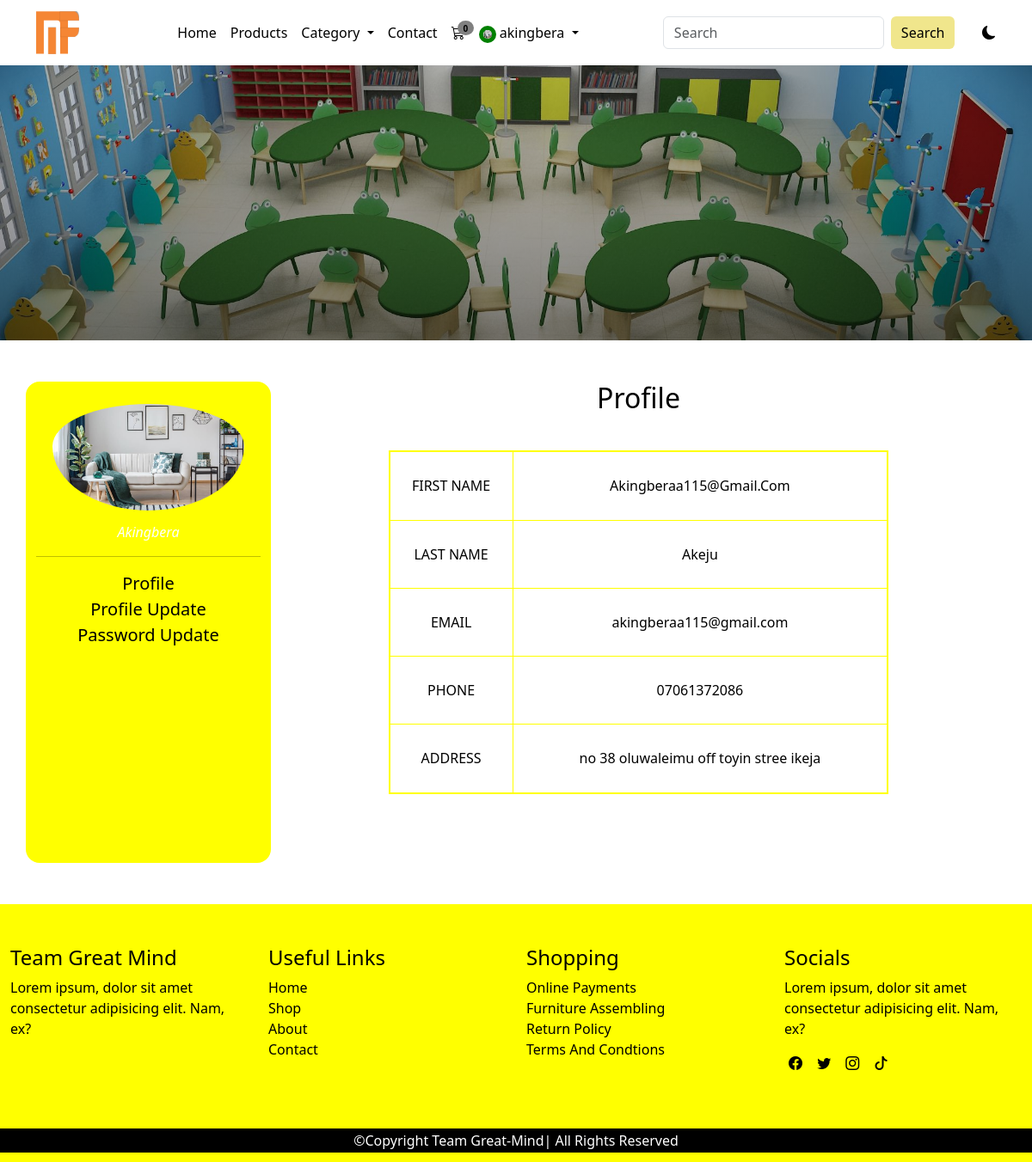
The app's page /profile (signed in) with its own data.
### main/models.py (models this page shows, shortened)
class AppInfo(models.Model):
    appname=models.CharField(max_length=50)
    logo=models.ImageField(upload_to='logo')
    carousel1 = models.ImageField(upload_to='carousel1')
    carousel2 = models.ImageField(upload_to='carousel2')
    carousel3 = models.ImageField(upload_to='carousel3')
    banner = models.ImageField(upload_to='banner')
    copyright = models.IntegerField()

class Customer(models.Model):
    user=models.OneToOneField(User, on_delete=models.CASCADE)
    first_name = models.CharField(max_length=50)
    last_name = models.CharField(max_length=50)
    phone = models.CharField(max_length=15)
    email = models.EmailField(max_length=100)
    address = models.CharField(max_length=150)
    pix = models.ImageField(upload_to='customer')
    joined = models.DateField(auto_now=True)
    class Meta:
        db_table='customer'
        managed=True
        verbose_name='Customer'
        verbose_name_plural='Customer'

### main/views.py (the view)
# urls.py: path('profile',views.profile, name='profile'),
@login_required(login_url="signin")
def profile(request):
    userprof=Customer.objects.get(user__username = request.user.username)
    context={
        'userprof':userprof
    }
    return render(request,'profile.html', context)

### main/context_processor.py (called while the page is built)
def dropdown(request):
    info = AppInfo.objects.get(pk=1)
    fdog = Category.objects.all()
    context={
        'info': info,
        'fdog': fdog,
    }
    return context

def cartcount(request):
    count=Cart.objects.filter(user__username = request.user.username, paid=False)
    itemcount=0
    for item in count:
        itemcount+=item.quantity
    context ={
        'itemcount': itemcount
    }
    return context

### main/templates/profile.html (shortened to what this page needs)
{% extends 'base.html' %}
{% block header %} {% include 'header.html' %} {% endblock header%}
{% block banner %} {% include 'banner.html' %} {% endblock banner%}
{% block content %}
 <div class="container">
            <div class="row my-5">
                <div class="col-12 col-md-3 pavat">
                    <img src="{{userprof.pix.url}}" alt="">
                    <p>{{userprof.user}}</p>
                    <hr>
                    <ul class="list-unstyled">
                        <li><a href="{% url 'profile' %}">Profile</a></li>
                        <li><a href="{% url 'profile_update' %}">Profile update</a></li>
                        <li><a href="{% url 'password_update' %}">Password Update</a></li>
                    </ul>
                </div>
                <div class="col-12 col-md-9 pdet">
                    <table>
                        <h2 class="text-center ">Profile</h2>
                        <tbody>
                            <tr>
                                <td class="left">FIRST NAME</td>
                                <td>{{userprof.first_name|title}}</td>
                            </tr>
                            <tr>
                                <td class="left">LAST NAME</td>
                                <td>{{userprof.last_name|title}}</td>
                            </tr>
                            <tr>
                                <td class="left">EMAIL</td>
                                <td>{{userprof.email}}</td>
                            </tr>
                            <tr>
                                <td class="left">PHONE</td>
                                <td>{{userprof.phone}}</td>
                            </tr>
                            <tr>
                                <td class="left">ADDRESS</td>
                                <td>{{userprof.address}}</td>
                            </tr>
                        </tbody>
                    </table>
                </div>
            </div>
           </div>
{% endblock content%}
{%block footer %} {% include 'footer.html' %} {% endblock footer %}

### main/templates/header.html (shortened to what this page needs)
<nav class="navbar navbar-expand-lg ">
        <div class="container ">
            <a class="navbar-brand" href="#"><img src="{{info.logo.url}}" alt="" height="50px" width="50px"></a>
            <div class="collapse navbar-collapse" id="navbarSupportedContent">
                <ul class="navbar-nav mx-auto mb-2 mb-lg-0">
                    {% if user.is_authenticated %}
                        <li class="nav-item">
                            <a class="nav-link " href="{% url 'home' %}">Home</a>
                        </li>
                        <li class="nav-item">
                            <a class="nav-link" href="{% url 'products' %}">Products</a>
                        </li>
                        <li class="nav-item dropdown">
                            <a class="nav-link dropdown-toggle" href="#" role="button" data-bs-toggle="dropdown" aria-expanded="false">
                                Category
                            </a>
                        </li>
                        <li class="nav-item">
                            <a class="nav-link" href="{% url 'contact' %}">Contact</a>
                        </li>
                         <li class="nav-item">
                        <a class="nav-link" href="{% url 'cart' %}">
                            <div class="wrapper">
                                <i class="bi bi-cart3"></i>
                                <span class="badge">{{itemcount}}</span>
                            </div>
                        </a>
                        </li>
                    <li class="nav-item dropdown">
                        <a class="nav-link dropdown-toggle" href="#" role="button" data-bs-toggle="dropdown" aria-expanded="false">
                            {% if user.customer %}
                            <img src="{{user.customer.pix.url}}" alt="" height="20px" width="20px">
                            {% endif %}
                            <span>{{user.username}}</span>
                        </a>
                    </li>
                   {% endif %}
                </ul>
                <form class="d-flex search" role="search" action="{% url 'search' %}" method="POST">
                    <input class="form-control me-2" name="search" type="search" placeholder="Search" aria-label="Search">
                    <button class="btn btn-outline-success" type="submit">Search</button>
                </form>
                 <div class="samson">
                    <i class="bi bi-moon-fill"></i>
                 </div>
            </div>
        </div>
    </nav>

### main/static/css/style.css (style rules this page uses)
* { box-sizing: border-box; padding: 0; margin: 0; }
.samson { margin-left: 3%; cursor: pointer; }
:root { --bg: white; --icon: black; --text: black; --card: black; }
body { background: var(--bg) !important; color: var(--text) !important; overflow: hidden; }
.navbar { background: var(--bg); }
.navbar-nav a { color: var(--text); font-weight: 500; }
.wrapper { position: relative; }
.wrapper span { position: absolute; color: black; right: -10px; top: -2px; font-size: 10px; border-radius: 50%; background-color: grey; }
.nav-link img { border: 5px solid green; border-radius: 50%; }
.search button { background-color: khaki; border: none; color: black; font-weight: 300; }
.pavat { text-align: center; background-color: yellow; border-radius: 1rem; height: 70vh; }
.pavat img { height: 150px; border-radius: 100%; padding-top: 10%; }
.pavat p { color: white; font-style: italic; text-transform: capitalize; padding-top: 5%; }
.pavat a { text-decoration: none; text-transform: capitalize; font-size: 20px; color: black; }
.pdet table { width: 70%; margin-left: 15%; margin-right: 15%; border: 2px solid yellow; margin-top: 5%; height: 50vh; text-align: center; }
.pdet table td { border: 1px solid yellow; }
.left { font-weight: 500; }

### records on screen
AppInfo: logo (picture)
Customer: pix (picture), user "Akingbera", first_name "Akingberaa115@Gmail.Com", last_name "Akeju", email "akingberaa115@gmail.com", phone "07061372086", address "no 38 oluwaleimu off toyin stree ikeja"

### other values on screen
{{ itemcount }} "0"
{{ user.username }} "akingbera"
